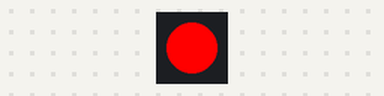
Recording of a program running on a simulated ESP32-C3. Parts: 1 RGB LEDs in strip order, left to right. What the program prints to the serial monitor is not drawn.

Above: at 0.15 s.
At 10.35 s:
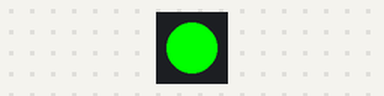
At 20.61 s:
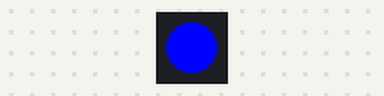
At 39.84 s:
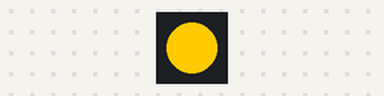
Timing chart, 0 to 40.0 s (numbered marks = the images above):
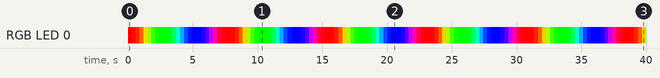

Measured:
- by itself, RGB LED 0: off → RGB(255, 0, 0) at 0.00 s, → RGB(255, 6, 0) 0.30 s later, → RGB(255, 36, 0) 0.30 s later, → RGB(255, 102, 0) 0.30 s later, … (141 changes in this stretch)

The program:

main.cpp
```cpp
#include <Arduino.h>
#include <Adafruit_NeoPixel.h>

#define LED_PIN 2
#define NUM_LEDS 1
#define BRIGHTNESS 255
#define DELAY_MS 30

Adafruit_NeoPixel strip(NUM_LEDS, LED_PIN, NEO_GRB + NEO_KHZ800);

void setup()
{
  Serial.begin(115200);
  Serial.setTxTimeoutMs(0);
  Serial.println("Starting...");

  strip.begin();
  strip.show();
  strip.setBrightness(BRIGHTNESS);
}

void loop()
{
  for (long firstPixelHue = 0; firstPixelHue < 5 * 65536; firstPixelHue += 256)
  {
    for (int i = 0; i < strip.numPixels(); i++)
    {
      int pixelHue = firstPixelHue + (i * 65536L / strip.numPixels());
      strip.setPixelColor(i, strip.gamma32(strip.ColorHSV(pixelHue)));
    }
    strip.show();
    delay(DELAY_MS);
  }
}
```
